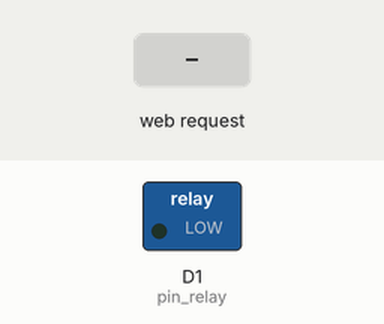
This sketch was run on a simulated ESP8266 (NodeMCU). Parts: switched loads named in the sketch (green lamp = pin HIGH). The test bench sets the inputs (shaded band). WiFi joins after 1.5 s; servers stay silent unless stated; what the sketch prints to the serial monitor is not drawn.

Above: at 2.7 s.
2.8 s: HTTP request GET /toggle-relay received
At 3.6 s:
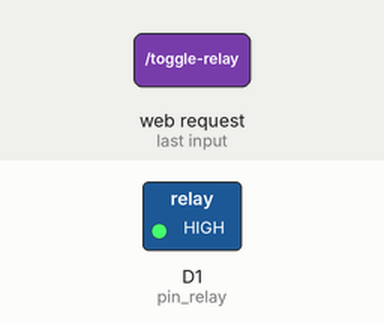
Timing chart, 0 to 5.8 s (numbered marks = the images above; inputs shaded):
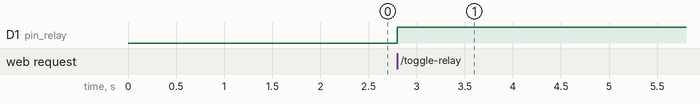

Measured:
- after the input at 2.8 s, D1 (pin_relay): LOW → HIGH at once

The sketch:

Relay_Fan_IoT.ino
```cpp
#include <ESP8266WiFi.h>
#include <ESP8266WebServer.h>

ESP8266WebServer server;
uint8_t pin_relay = D1;
char* ssid = "YOUR_SSID";
char* password = "YOUR_PASSWORD";

void setup()
{
  pinMode(pin_relay, OUTPUT);
  WiFi.begin(ssid,password);
  Serial.begin(115200);
  while(WiFi.status()!=WL_CONNECTED)
  {
    Serial.print(".");
    delay(500);
  }
  Serial.println("");
  Serial.print("IP Address: ");
  Serial.print(WiFi.localIP());

  server.on("/",[](){server.send(200,"text/plain","Hello Relay! Navigate to /toggle-relay to turn the Relay On/Off.");});
  server.on("/toggle-relay",toggleRelay);
  server.begin();
}

void loop()
{
  server.handleClient();
}

void toggleRelay()
{
  uint8_t new_state = !digitalRead(pin_relay);
  String new_state_str = (new_state?"ON":"OFF");
  digitalWrite(pin_relay,new_state);
  server.send(200,"text/plain", "Relay is now "+new_state_str+"!");
}
```
